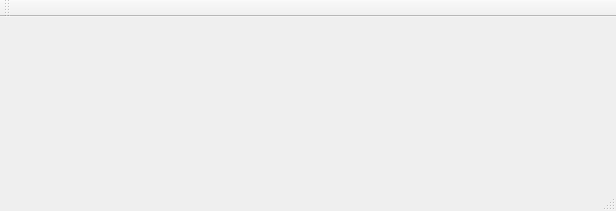
<?xml version="1.0" encoding="UTF-8"?>
<ui version="4.0">
 <class>MainWindow</class>
 <widget class="QMainWindow" name="MainWindow">
  <property name="geometry">
   <rect>
    <x>0</x>
    <y>0</y>
    <width>616</width>
    <height>211</height>
   </rect>
  </property>
  <property name="windowTitle">
   <string>MainWindow</string>
  </property>
  <widget class="QWidget" name="centralWidget"/>
  <widget class="QMenuBar" name="menuBar">
   <property name="geometry">
    <rect>
     <x>0</x>
     <y>0</y>
     <width>616</width>
     <height>20</height>
    </rect>
   </property>
  </widget>
  <widget class="QToolBar" name="mainToolBar">
   <attribute name="toolBarArea">
    <enum>TopToolBarArea</enum>
   </attribute>
   <attribute name="toolBarBreak">
    <bool>false</bool>
   </attribute>
  </widget>
  <widget class="QStatusBar" name="statusBar"/>
 </widget>
 <layoutdefault spacing="6" margin="11"/>
 <resources/>
 <connections/>
</ui>
